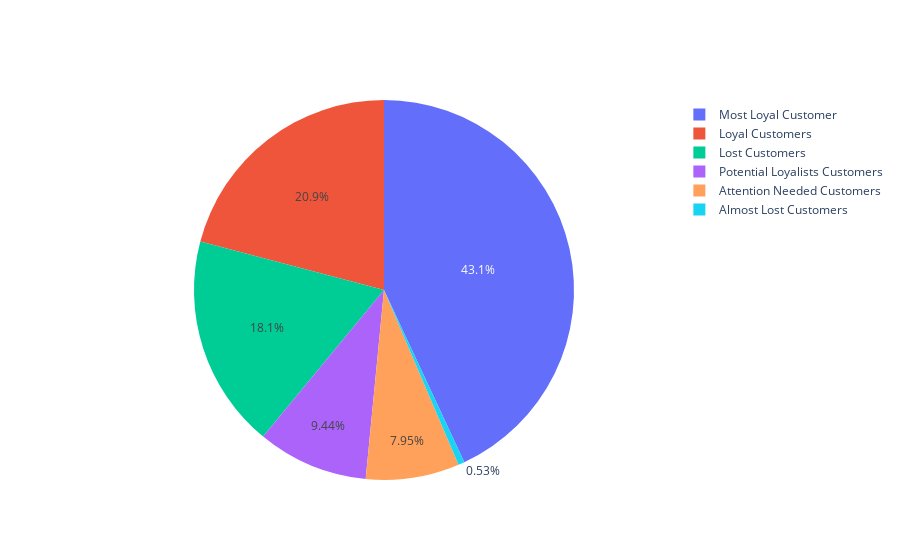

Here is the notebook cell this chart was saved with:
### Code cell
#RFM Segment
import plotly.graph_objects as go


values=rfm_level_ag['MonetaryValue', 'count']
labels=rfm_level_ag['Customer Segment']

fig = go.Figure(data=[go.Pie(labels=labels, values=values,)])
fig.show()

### Figure 1 — Plotly figure (JSON) as saved in the notebook; plotly's stock layout.template omitted (floating-point values rounded to 4 significant figures)
{"data": [{"labels": ["Almost Lost Customers", "Attention Needed Customers", "Lost Customers", "Loyal Customers", "Most Loyal Customer", "Potential Loyalists Customers"], "type": "pie", "values": [5, 75, 171, 197, 406, 89]}], "layout": {}}
